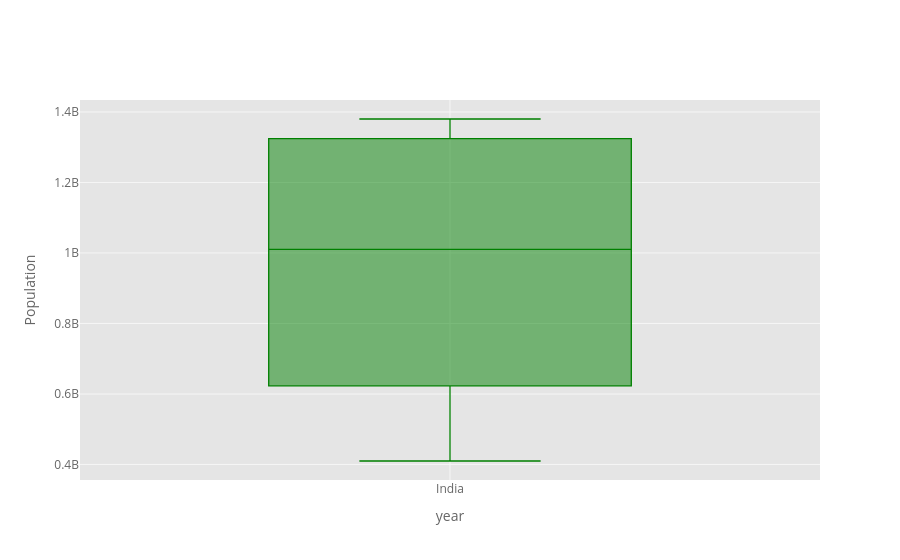

Write notebook code for a chart like this one.
### Markdown cell above
4 Boxplot

### Code cell
df_pivot['India'].iplot(kind='box',xTitle='year',yTitle='Population',color='green')

### Figure 1 — Plotly figure (JSON) as saved in the notebook; plotly's stock layout.template omitted (floating-point values rounded to 4 significant figures)
{"data": [{"boxpoints": false, "line": {"width": 1.3}, "marker": {"color": "rgba(0, 128, 0, 1.0)"}, "name": "India", "orientation": "v", "type": "box", "y": [409880595, 450547679, 499123324, 555189792, 623102897, 698952844, 784360008, 873277798, 963922588, 1056575549, 1147609927, 1234281170, 1310152403, 1324517249, 1338676785, 1352642280, 1366417754, 1380004385]}], "layout": {"autosize": true, "legend": {"bgcolor": "#FFFFFF", "font": {"color": "#666666"}}, "paper_bgcolor": "#FFFFFF", "plot_bgcolor": "#E5E5E5", "title": {"font": {"color": "#151516"}}, "xaxis": {"autorange": true, "gridcolor": "#F6F6F6", "range": [-0.5, 0.5], "showgrid": true, "tickfont": {"color": "#666666"}, "title": {"font": {"color": "#666666"}, "text": "year"}, "type": "category", "zerolinecolor": "#F6F6F6"}, "yaxis": {"autorange": true, "gridcolor": "#F6F6F6", "range": [356000000.0, 1434000000.0], "showgrid": true, "tickfont": {"color": "#666666"}, "title": {"font": {"color": "#666666"}, "text": "Population"}, "type": "linear", "zerolinecolor": "#F6F6F6"}}}
